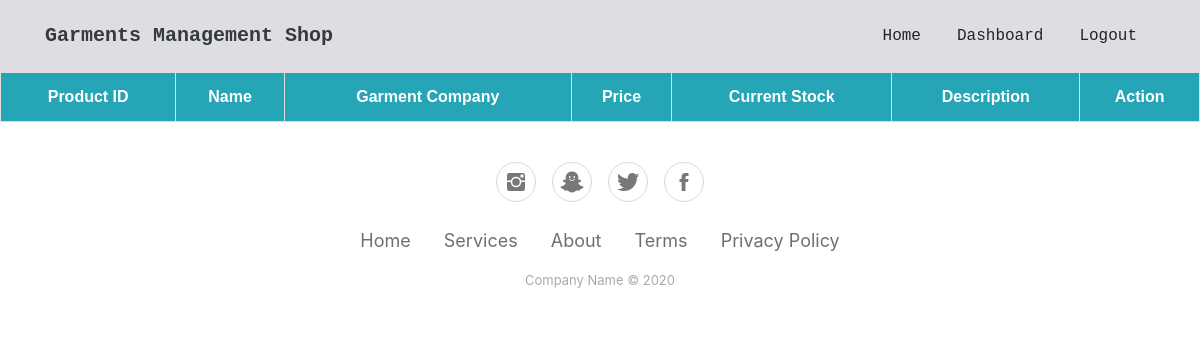
The page /ShowProducts/ (signed in) on the database as committed earlier.
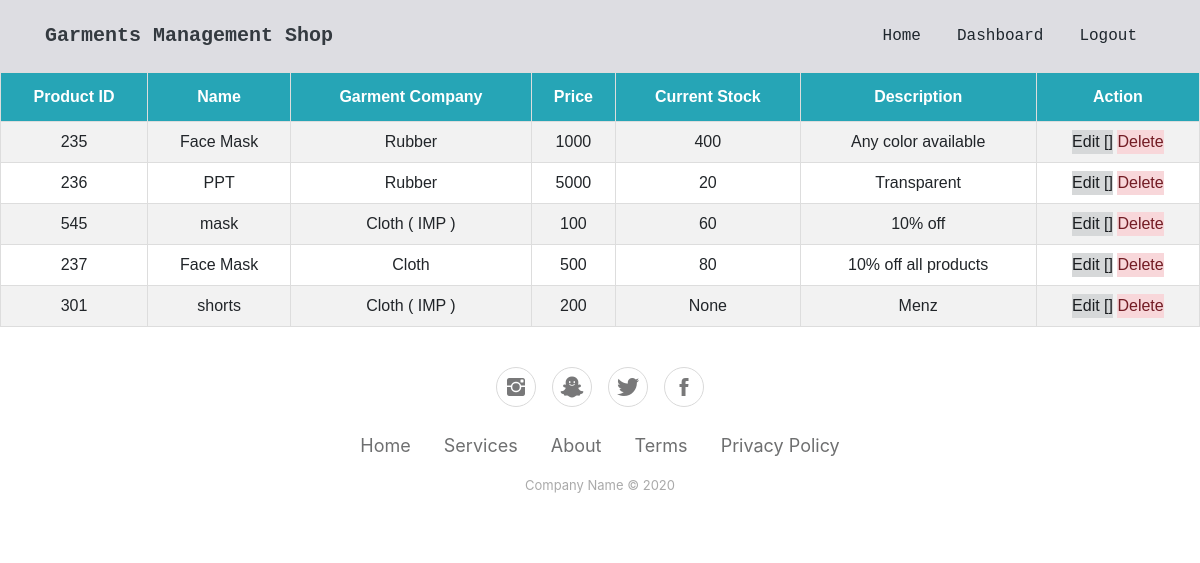
The same page on the database as committed later.
### GarmentsManagementApp/models.py (models this page shows)
class Products(models.Model):
    product_id = models.IntegerField(unique=True,default=-1)
    current_stock = models.IntegerField(null=True)
    garment = models.ForeignKey(Garment,on_delete=models.CASCADE,null=True)
    Name=models.CharField(max_length=20)
    price = models.fields.PositiveIntegerField()
    description = models.CharField(max_length=200)
    workingDaysPerItem = models.IntegerField(null=True)

class Garment(models.Model):
    name = models.CharField(max_length=20)
    type = models.CharField(max_length=20,null=True)

### GarmentsManagementApp/views.py (the view)
# urls.py: path('ShowProducts/',views.ShowProducts,name='ShowProducts'),
@login_required(login_url='/login/')
def ShowProducts(request):
    list = Products.objects.all()
    return render(request, 'ShowProducts.html', {'list': list})

### templates/ShowProducts.html (shortened to what this page needs)
{% extends 'index.html' %}
{% block content %}
</head>
<body>
<table id="customers">
  <tr>
    <th>Product ID</th>
    <th>Name</th>
    <th>Garment Company</th>
    <th>Price</th>
      <th>Current Stock</th>
      <th>Description</th>
      <th>Action</th>
  </tr>
    {% for item in list %}
        <tr>
            <td>{{ item.product_id }}</td>
            <td>{{ item.Name }}</td>
            <td>{{ item.garment.name }}</td>
            <td>{{ item.price }}</td>
            <td>{{ item.current_stock }}</td>
            <td>{{ item.description }}</td>
            <td> <a type="button" class="alert-dark" href="{% url 'GarmentsManagementApp:editProduct' pk=item.id %}">Edit    [] </a> <a type="button" class="alert-danger" href="{% url 'GarmentsManagementApp:deleteProduct' pk=item.id %}" onclick="alert('Are you sure?')">Delete</a></td>
        </tr>
    {% endfor %}
</table>
{% endblock %}

### templates/index.html (shortened to what this page needs)
<!DOCTYPE html>
{% load static %}
<html>
<head>
    <link rel="stylesheet" href="{% static 'assets/bootstrap/css/bootstrap.min.css' %}">
    <link rel="stylesheet" href=" {% static 'assets/fonts/ionicons.min.css' %}">
    <link rel="stylesheet" href="{% static 'assets/css/Footer-Basic.css' %}">
    <link rel="stylesheet" href="https://cdnjs.cloudflare.com/ajax/libs/animate.css/3.5.2/animate.min.css">
    <link rel="stylesheet" href="{% static 'assets/css/Navigation-Clean.css' %}">
    <link rel="stylesheet" href="{% static 'assets/css/styles.css' %}">
</head>
<body>
<nav class="navbar navbar-light navbar-expand-md text-monospace text-nowrap text-truncate navigation-clean">
    <div class="container"><a
            class="navbar-brand text-monospace text-nowrap text-truncate text-break text-dark flash animated" href="#">Garments
        Management Shop</a>
        <div
                class="collapse navbar-collapse bounce animated" id="navcol-1">
            <ul class="nav navbar-nav ml-auto">
                <li class="nav-item" role="presentation"><a class="nav-link" data-bs-hover-animate="pulse"
                                                            href="/">Home</a></li>
                {% if user.is_authenticated %}
                    <li class="nav-item" role="presentation"><a class="nav-link" data-bs-hover-animate="pulse"
                                                                href="/dashboard/">Dashboard</a></li>
                    <li class="nav-item" role="presentation"><a class="nav-link" data-bs-hover-animate="pulse"
                                                                href="/logout/">Logout</a></li>
                {% else %}
                    <li class="nav-item" role="presentation"><a class="nav-link" data-bs-hover-animate="pulse"
                                                                href="/login/">Login</a></li>
                {% endif %}
            </ul>
        </div>
    </div>
</nav>
{% block content %}
{% endblock %}
<div class="footer-basic">
    <footer>
        <div class="social"><a href="#"><i class="icon ion-social-instagram"></i></a><a href="#"><i
                class="icon ion-social-snapchat"></i></a><a href="#"><i class="icon ion-social-twitter"></i></a><a
                href="https://www.facebook.com/"><i class="icon ion-social-facebook"></i></a></div>
        <ul class="list-inline">
            <li class="list-inline-item"><a href="#">Home</a></li>
            <li class="list-inline-item"><a href="#">Services</a></li>
            <li class="list-inline-item"><a href="#">About</a></li>
            <li class="list-inline-item"><a href="#">Terms</a></li>
            <li class="list-inline-item"><a href="#">Privacy Policy</a></li>
        </ul>
        <p class="copyright">Company Name © 2020</p>
    </footer>
</div>
</body>
</html>

### static/assets/css/Navigation-Clean.css (style rules this page uses)
.navigation-clean { background: rgb(221,221,226); padding-top: .75rem; padding-bottom: .75rem; color: rgba(68,55,55,0.83); border-radius: 0; box-shadow: none; border: none; margin-bottom: 0; }
@media (min-width:768px) { .navigation-clean { padding-top: 1rem; padding-bottom: 1rem; } }
.navigation-clean .navbar-brand { font-weight: bold; color: inherit; }
.navigation-clean .navbar-collapse, .navigation-clean .form-inline { border-top-color: #ddd; }
.navigation-clean.navbar .navbar-nav .nav-link { padding-left: 18px; padding-right: 18px; }
.navigation-clean.navbar-light .navbar-nav .nav-link { color: #1e262d; }

### templates/ShowProducts.html (style rules this page uses)
#customers { font-family: Arial, Helvetica, sans-serif; border-collapse: collapse; width: 100%; }
#customers td, #customers th { border: 1px solid #ddd; padding: 8px; text-align: -webkit-center; }
#customers tr:nth-child(even) { background-color: #f2f2f2; }
#customers th { padding-top: 12px; padding-bottom: 12px; background-color: #26a5b6; color: white; }

Rows that differ between the two databases and show on the page:
added Products: product_id "235", Name "Face Mask", garment.name "Rubber", price "1000", current_stock "400", description "Any color available"
added Products: product_id "236", Name "PPT", garment.name "Rubber", price "5000", current_stock "20", description "Transparent"
added Products: product_id "545", Name "mask", garment.name "Cloth ( IMP )", price "100", current_stock "60", description "10% off"
added Products: product_id "237", Name "Face Mask", garment.name "Cloth", price "500", current_stock "80", description "10% off all products"
added Products: product_id "301", Name "shorts", garment.name "Cloth ( IMP )", price "200", current_stock "None", description "Menz"
